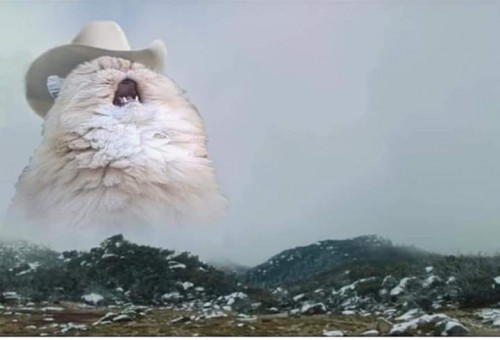
#> input picture img3.png, 500 x 340 px
$ jupyter execute 'ТЦОИ_ЛР2.ipynb'
#> lines starting #> are read from the running program, lines starting #| are printed output that depends on the picture
# Лабораторная работа №2
## Поэлементные преобразования изображений

1. Считать цветное rgb изображение.
2. Преобразовать изображение в градации серого.
3. Написать функцию расчета нормированной гистограммы.
4. Написать функцию реализации поэлементной обработки изображения.

> Функцию вида fun(Image, prepfun)
Где prepfun  - конкретная функция препаирования, заданная в том или ином виде.

5. Рассчитать функцию эквализации гистограммы изображения. Применить её к изображению с помощью функции поэлементной обработки.
  *   Вход: изображение из пункта 2.
  *   Вывод: входное и результирующие изображение, их гистограммы и интергральные функции распределения соответственно.
6. Осуществить препарирование изображения с заданной препарирующей функцией.
  *   Вход: изображение из пункта 2.
  *   Вывод: входное и результирующие изображение и их гистограммы соответственно. График препарирующий функции.
  *   Пороги в препарирующей функции выбирать самостоятельно.


*Для работы с изображением использовать OpenCV (открытие, сохранение и т.д.). Для визуализации можно использовать matplotlib. Все необходимые для задания функции реализовавать самим, а не использовать готовые в OpenCV, если не указано обратного.*


---

> По всем вопросам писать в ЛС в tg ***volfgunus***

Ссылки на полезные ресурсы:

1.   [Методичка по поэлементным преобразованиям](http://repo.ssau.ru/bitstream/Metodicheskie-ukazaniya/Poelementnye-preobrazovaniya-izobrazhenii-Elektronnyi-resurs-elektron-metod-ukazaniya-k-lab-rabote-1-53793/1/%d0%a1%d0%b5%d1%80%d0%b3%d0%b5%d0%b5%d0%b2%20%d0%92.%d0%92.%20%d0%9f%d0%be%d1%8d%d0%bb%d0%b5%d0%bc%d0%b5%d0%bd%d1%82%d0%bd%d1%8b%d0%b5%20%d0%bf%d1%80%d0%b5%d0%be%d0%b1%d1%80%d0%b0%d0%b7%d0%be%d0%b2%d0%b0%d0%bd%d0%b8%d1%8f.pdf)
2.    [Документация OpenCV](https://docs.opencv.org/4.x/index.html)

# Варианты задания

# Контрольные темы

1. Изображение. Основные понятия и определения. Представление изображений
в компьютере.
2. Гистограмма. Основные понятия.
3. Поэлементные преобразования изображений.
4. Пороговая обработка изображений.
5. Линейное контрастирование.
6. Преобразования гистогамм. Эквализация.
7. Препарирование изображений. Препарирующая функция.

Вариант работы: 7

[cell 1]
import cv2
import matplotlib.pyplot as plt
import numpy as np

1. Считать цветное rgb изображение.
2. Преобразовать изображение в градации серого.

[cell 2]
def normalize(image):
    return (255 * ((image-image.min()) / (image.max()-image.min()))).astype(np.uint8)

def show_image(image):
    # image = normalize(image).astype('uint8')

    plt.figure()
    plt.imshow(image, cmap='gray', vmin=0, vmax=255)
    plt.show()

def to_grayscale(image):
    image_gray = np.zeros([image.shape[0],image.shape[1]], dtype=np.uint8)
    for i in range(image.shape[0]):
        for j in range(image.shape[1]):
            image_gray[i][j] = np.sum(image[i][j])//3
    return image_gray

image_orig = cv2.resize(cv2.imread('img3.png',1).astype('uint8')[:,:,::-1], (256,256))
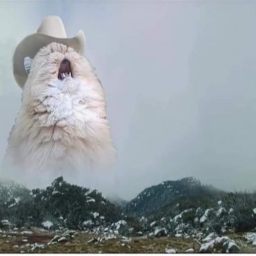
#> image_orig: shape (256, 256, 3); mean R, G, B 147.6, 155.6, 160.8
show_image(image_orig)
image_gray = to_grayscale(image_orig)
show_image(image_gray)

3. Написать функцию расчета нормированной гистограммы.

[cell 3]
def show_hist(hist, doprint=False):
    if doprint:
        print(hist)

    plt.figure()
    plt.bar(range(len(hist)), hist.tolist())
    plt.show()

[cell 4]
def norm_hist(image):
    image_norm = normalize(image)
#> in normalize, `return (255 * ((image-image.min()) / (image.max()-image.min()))).astyp..`:
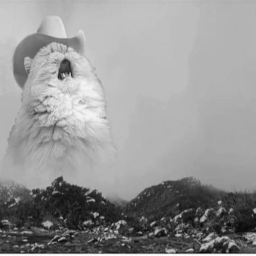
#> returned value: shape (256, 256); min 0, max 255, mean 149.3
    hist = np.zeros(256, dtype=float)
    N = image.shape[0]*image.shape[1]
#> N = 65536
    keys,vals = np.unique(image_norm, return_counts=True)
#> keys = 235 values from 0 to 255; vals = 235 values, max 4178 at index 166, min 1 at index 0, mean 278.9

    for key, value in zip(keys, vals):
        hist[key] = value
#> this loop made 235 passes
#> (key, value) on passes 1 to 3: (0, 1), (7, 2), (8, 2)
#> after the loop, hist = 256 values, max 4178 at index 179, min 0 at index 1, mean 256
    return hist/N

hist = norm_hist(image_gray)
#> hist = 256 values, max 0.0638 at index 179, min 0 at index 1, mean 0.00391
show_hist(hist)
#> in show_hist, `plt.show()`:
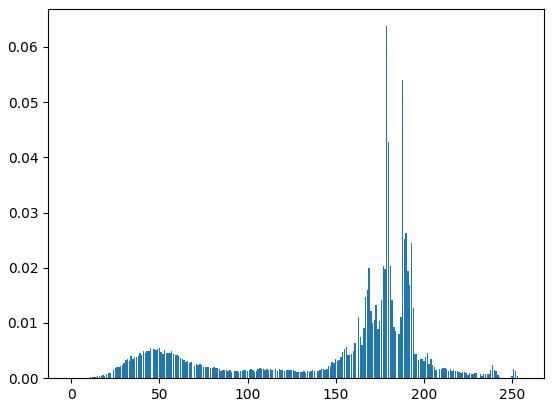
#> figure drawn by matplotlib, 1 panel; tallest bar 0.0638 high, from x = 178.6 to 179.4

4. Написать функцию реализации поэлементной обработки изображения.

[cell 5]
def pixel_conversion(image,func):
    image_new = np.zeros_like(image)
    for i in range(image.shape[0]):
        for j in range(image.shape[1]):
            image_new[i,j] = func(image[i,j])
    return image_new

5. Рассчитать функцию эквализации гистограммы изображения. Применить её к изображению с помощью функции поэлементной обработки.
  *   Вход: изображение из пункта 2.
  *   Вывод: входное и результирующие изображение, их гистограммы и интергральные функции распределения соответственно.

[cell 6]
def get_integral_function(image):
    hist = norm_hist(image)
#> the loop in norm_hist (call 2), `for key, value in zip(keys, vals):` made 235 passes
    F = np.cumsum(hist)
#> F = 256 values from 1.53e-05 to 1
    return F

[cell 7]
def equalize_gist_of_image(image,g_min,g_max):
    F = get_integral_function(image)
#> F = 256 values from 1.53e-05 to 1
    g = np.zeros_like(F, dtype=float)
#> g = 256 values from 0 to 0
    for i in range(256):
        g[i] = ((g_max-g_min)*F[i]+g_min)
#> after the loop, g = 256 values from 0.00389 to 255

    image_new = pixel_conversion(image,lambda x:g[x])
#> after the loop in pixel_conversion, `for i in range(image.shape[0]):`:
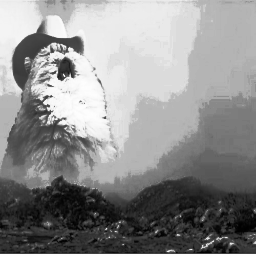
#> image_new: shape (256, 256); min 0, max 255, mean 141.1
    return image_new


image_eq = equalize_gist_of_image(image_gray,0,255)
show_image(image_gray)
show_image(image_eq)
show_hist(norm_hist(image_gray))
show_hist(norm_hist(image_eq))
#> call 3 of show_hist, with hist = array of shape (256,), doprint = False
#> in show_hist (call 3), `plt.show()`:
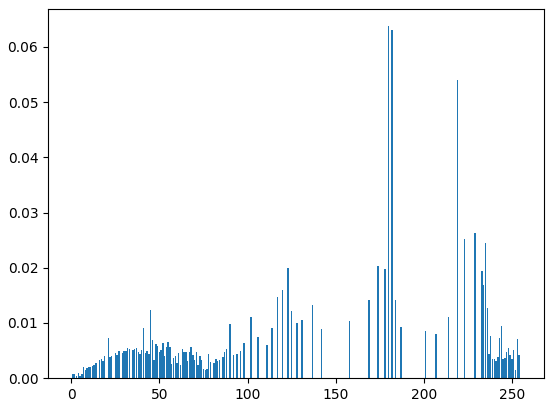
#> figure drawn by matplotlib, 1 panel; tallest bar 0.0638 high, from x = 179.6 to 180.4
show_hist(get_integral_function(image_gray))
#> call 4 of show_hist, with hist = array of shape (256,), doprint = False
#> in show_hist (call 4), `plt.show()`:
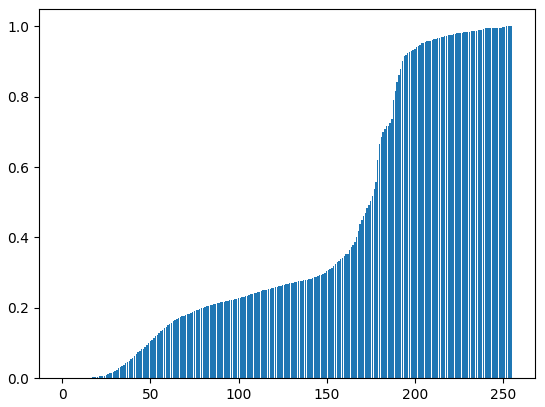
#> figure drawn by matplotlib, 1 panel; tallest bar 1 high, from x = 254.6 to 255.4
show_hist(get_integral_function(image_eq))
#> in show_hist (call 5), `plt.show()`:
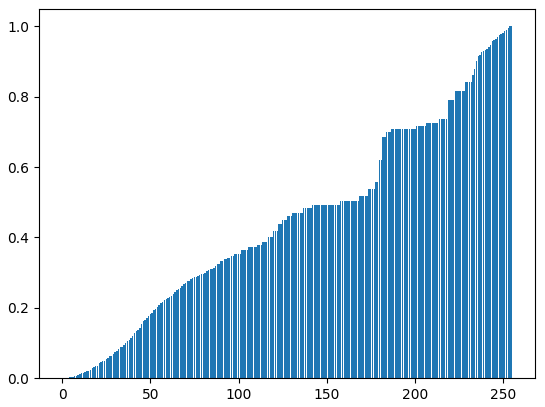
#> figure drawn by matplotlib, 1 panel; tallest bar 1 high, from x = 254.6 to 255.4

6. Осуществить препарирование изображения с заданной препарирующей функцией.
  *   Вход: изображение из пункта 2.
  *   Вывод: входное и результирующие изображение и их гистограммы соответственно. График препарирующий функции.
  *   Пороги в препарирующей функции выбирать самостоятельно.


[cell 8]
def prep_image(image,g_min,g_max):
#> called with g_min = 100, g_max = 155
    g = np.zeros(256, dtype=np.uint8)
    for i in range(256):
        if i < g_min:
            g[i] = 255
        elif i > g_max:
            g[i] = 255
        else:
            g[i] = int(255 * ((i-g_min) / (g_max-g_min)))
    show_hist(g)
#> in show_hist (call 6), `plt.show()`:
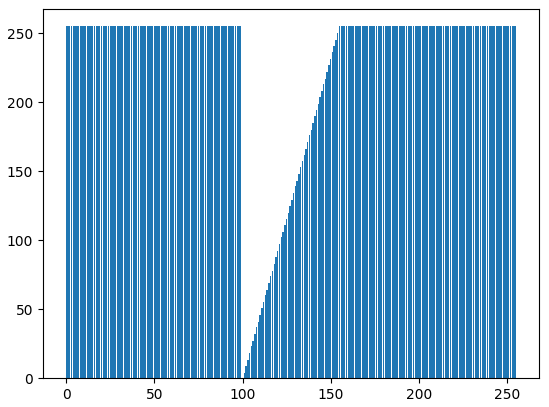
#> figure drawn by matplotlib, 1 panel

    image_new = pixel_conversion(image,lambda x:g[x])
#> after the loop in pixel_conversion (call 2), `for i in range(image.shape[0]):`:
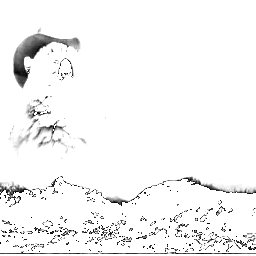
#> image_new: shape (256, 256); min 0, max 255, mean 244.8
    return image_new

image_prep = prep_image(image_gray,100,155)
show_image(image_gray)
show_image(image_prep)
show_hist(norm_hist(image_gray))
show_hist(norm_hist(image_prep))
#> in show_hist (call 8), `plt.show()`:
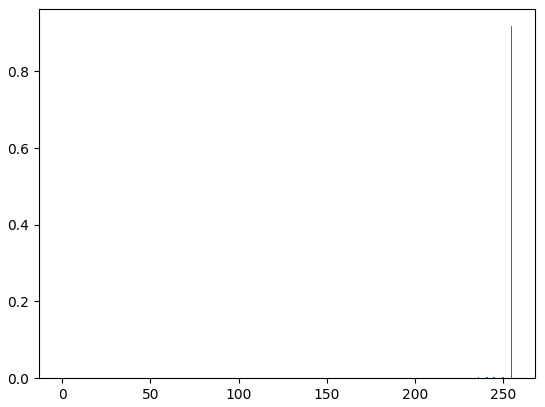
#> figure drawn by matplotlib, 1 panel; tallest bar 0.917 high, from x = 254.6 to 255.4

$ run again, with img4.png copied over img3.png
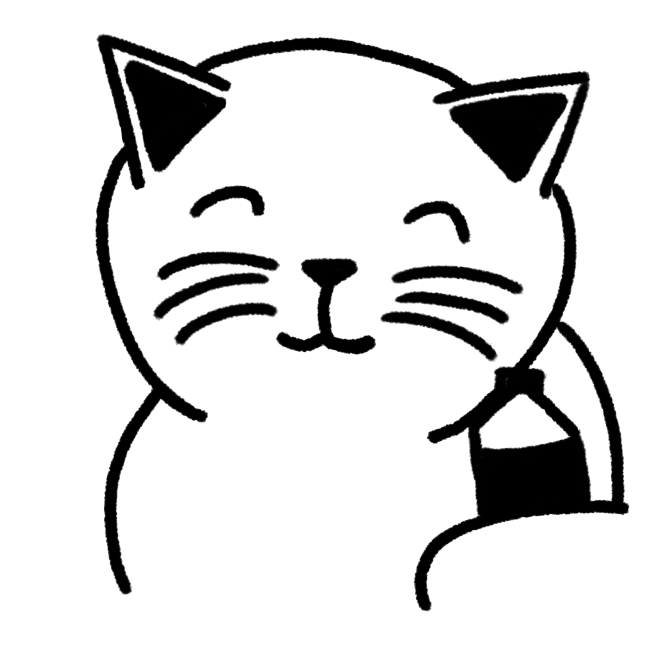
#> input picture img4.png, 2000 x 2000 px (shown at 1/3 size)
#> keys = 256 values from 0 to 255; vals = 256 values, max 55475 at index 255, min 1 at index 122, mean 256
#> the loop in norm_hist, `for key, value in zip(keys, vals):` made 256 passes
#> value on passes 1 to 3: 4983, 2191, 165
#> after the loop in norm_hist, `for key, value in zip(keys, vals):`: hist has the same summary as vals
#> `hist = norm_hist(image_gray)`: hist = 256 values, max 0.846 at index 255, min 1.53e-05 at index 122, mean 0.00391
#> the loop in norm_hist (call 2), `for key, value in zip(keys, vals):` made 256 passes
#> in get_integral_function, `F = np.cumsum(hist)`: F = 256 values from 0.076 to 1
#> after the loop in equalize_gist_of_image, `for i in range(256):`: g = 256 values from 19.39 to 255
#> after the loop in pixel_conversion (call 2), `for i in range(image.shape[0]):`:
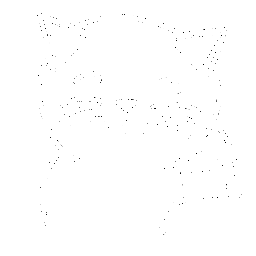
#> image_new: shape (256, 256); min 0, max 255, mean 254.4
